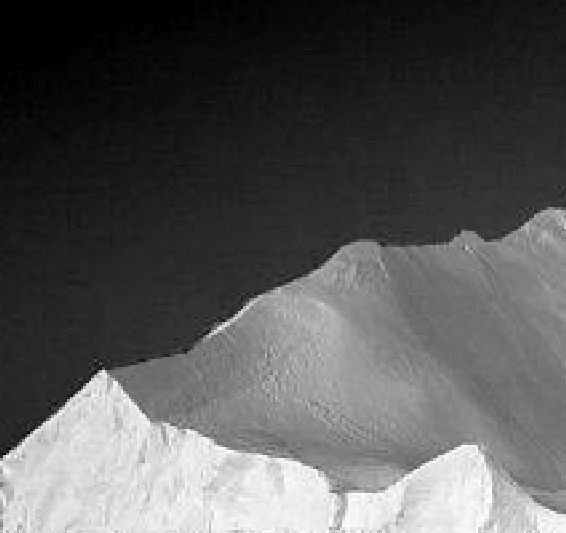
#> input picture Lab5/test2.tif, 566 x 533 px
$ python Phandoananh_danguon.py
#> lines starting #> are read from the running program, lines starting #| are printed output that depends on the picture
#> further down, img_goc is the input picture: shape (533, 566); min 0, max 254, mean 87.3
# Phân đoạn ảnh bằng Cắt theo 2 ngưỡng (đa ngưỡng)
import cv2
import numpy as np
from matplotlib import pyplot as plt

def phan_doan_bang_cat_nguong(img,T1,T2): # Định nghĩa hàm phân đoạn bằng cắt ngưỡng
#> called with T1 = 80, T2 = 177
    m, n = img.shape
#> m = 533; n = 566
    img_phan_doan_cat_nguong = np.zeros([m, n])
    for i in range(m):
        for j in range(n):
            if (img[i,j] < T1):
                img_phan_doan_cat_nguong[i,j] = 0
            elif (img[i,j] < T2):
                img_phan_doan_cat_nguong[i,j] = 127
            else:
                img_phan_doan_cat_nguong[i, j] = 255
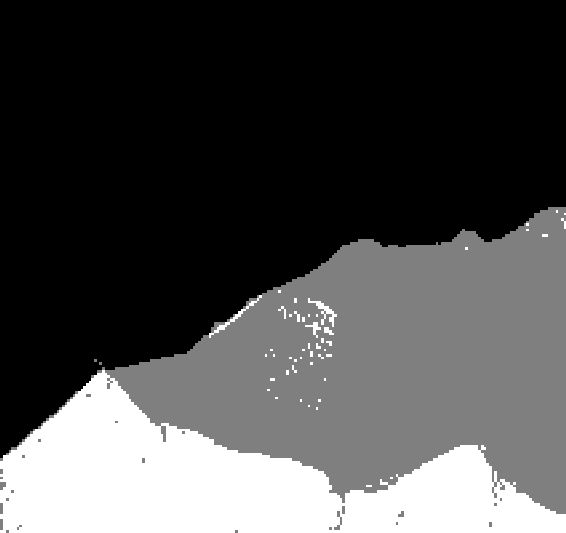
#> img_phan_doan_cat_nguong: shape (533, 566) float64; min 0, max 255, mean 74.7
    return img_phan_doan_cat_nguong

if __name__ == "__main__":
    # reading image in gray scale
    img_goc = cv2.imread("test2.tif",0)

    # gọi ham để phân đoạn bằng cắt ngưỡng toàn cục dựa trên ngưỡng
    T1 = 80
    T2 = 177
    img_phan_doan = phan_doan_bang_cat_nguong(img_goc,T1,T2)

    # Vẽ và hiển thị ảnh gốc, histogram ảnh gốc và ảnh phân đoạn
    fig2 = plt.figure(figsize=(16, 9))  # Tạo vùng vẽ tỷ lệ 16:9
    #Tạo 4 vùng vẽ con
    (ax1, ax2), (ax3, ax4) = fig2.subplots(2, 2)
    # Hiển thị ảnh gốc
    ax1.imshow(img_goc, cmap='gray')
    ax1.set_title('Ảnh gốc')
    ax1.axis('off')

    # Hiển thị histogram ảnh gốc
    ax2.hist(img_goc.flatten(),bins=256)
    ax2.set_title('Hitogram ảnh gốc')

    # Hiển thị ảnh phân đoạn
    ax3.imshow(img_phan_doan, cmap='gray')
    ax3.set_title('Ảnh phân đoạn bằng cắt đa ngưỡng')
    ax3.axis('off')

    # Hiển thị histogram ảnh phân đoạn
    ax4.hist(img_phan_doan.flatten(), bins=256)
    ax4.set_title('Hitogram ảnh phân đoạn')
    plt.show()
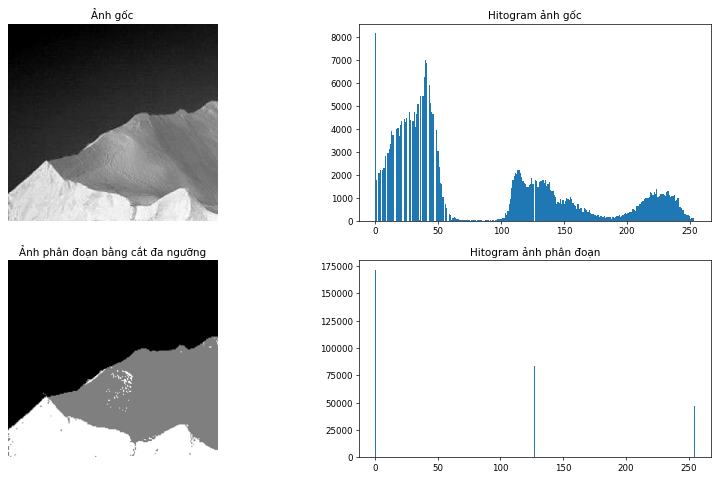
#> figure drawn by matplotlib, 4 panels; panel 2: tallest bar 8146 high, from x = 0 to 0.992; panel 4: tallest bar 171636 high, from x = 0 to 0.996

$ run again, with Lab5/test1.tif copied over Lab5/test2.tif
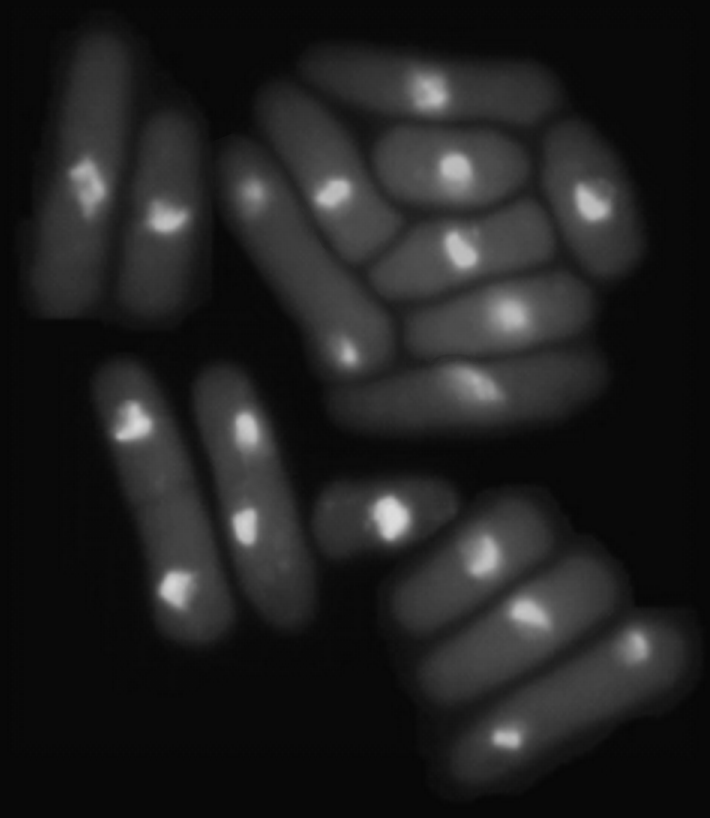
#> input picture Lab5/test1.tif, 710 x 818 px
#> img_goc is the input picture: shape (818, 710); min 6, max 222, mean 33.1
#> after the loop in phan_doan_bang_cat_nguong, `for i in range(m):`:
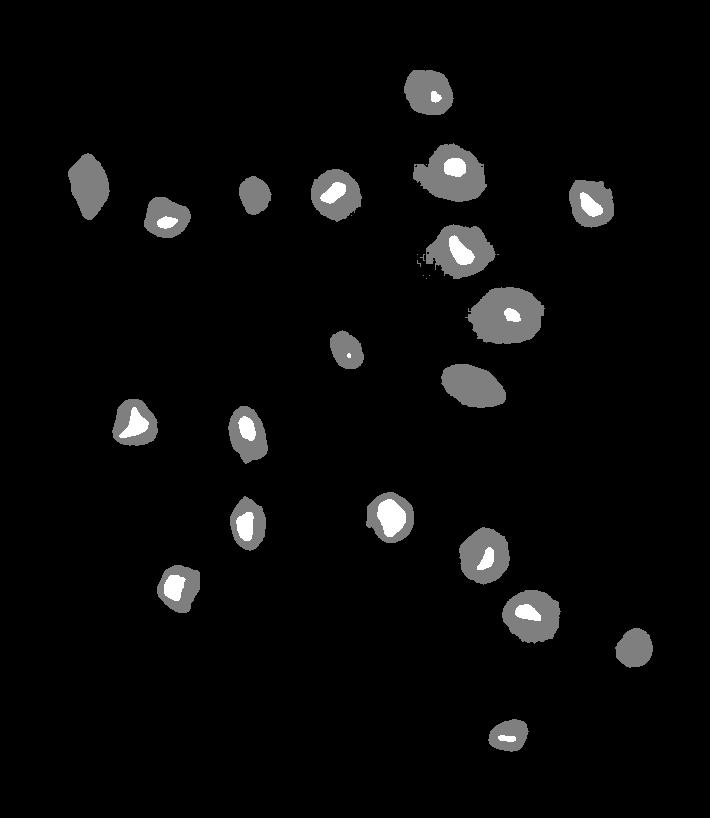
#> img_phan_doan_cat_nguong: shape (818, 710) float64; min 0, max 255, mean 9.1
#> `plt.show()`:
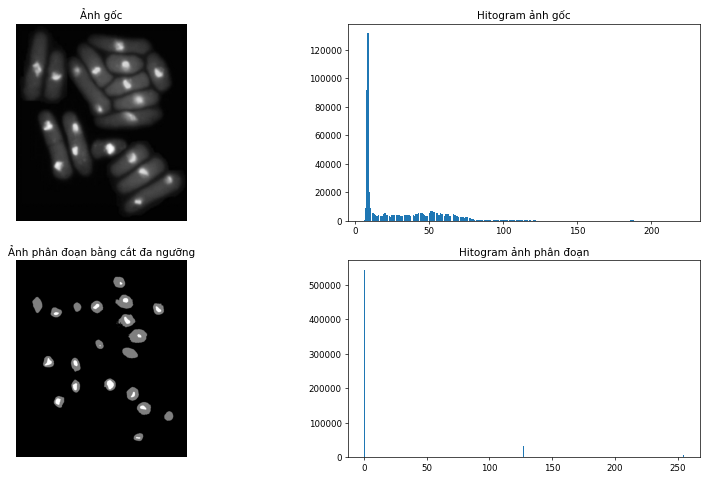
#> figure drawn by matplotlib, 4 panels; panel 2: tallest bar 131543 high, from x = 8.53 to 9.38; panel 4: tallest bar 544135 high, from x = 0 to 0.996

$ run again, with Lab5/test3.jpg saved as Lab5/test2.tif
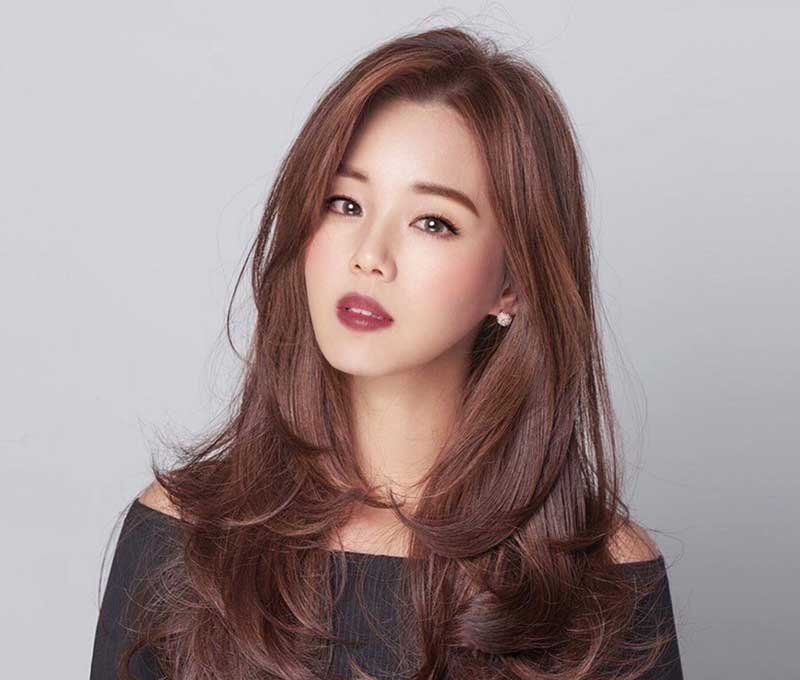
#> input picture Lab5/test3.jpg, 800 x 680 px
#> after the loop in phan_doan_bang_cat_nguong, `for i in range(m):`:
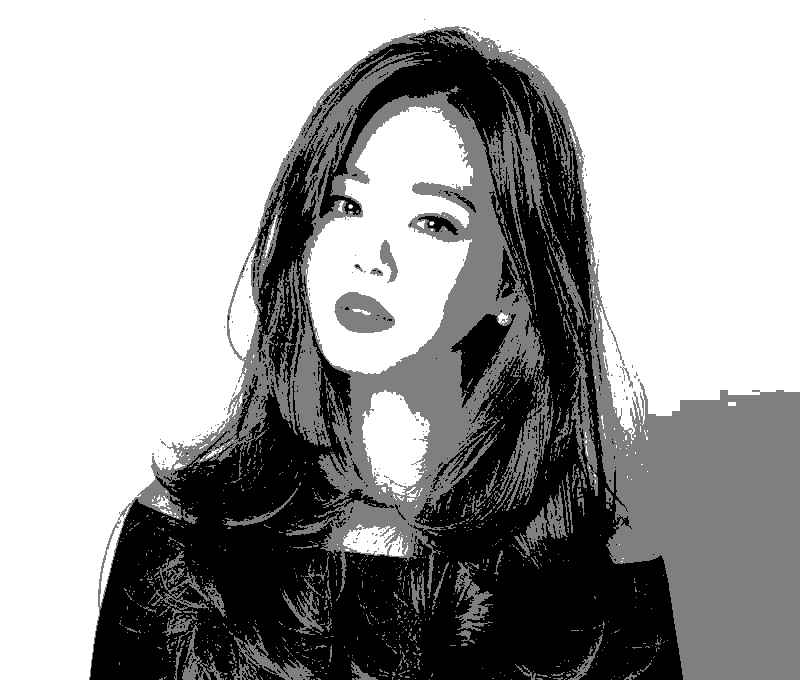
#> img_phan_doan_cat_nguong: shape (680, 800) float64; min 0, max 255, mean 160.2
#> `plt.show()`:
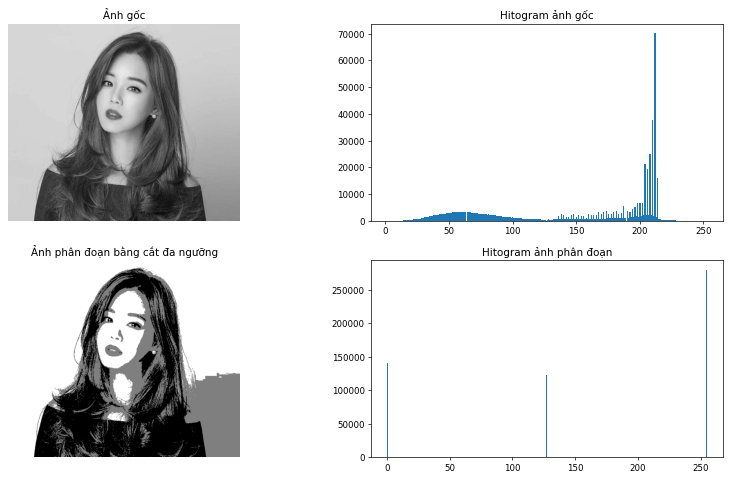
#> figure drawn by matplotlib, 4 panels; panel 2: tallest bar 70087 high, from x = 211.7 to 212.6; panel 4: tallest bar 280351 high, from x = 254 to 255
